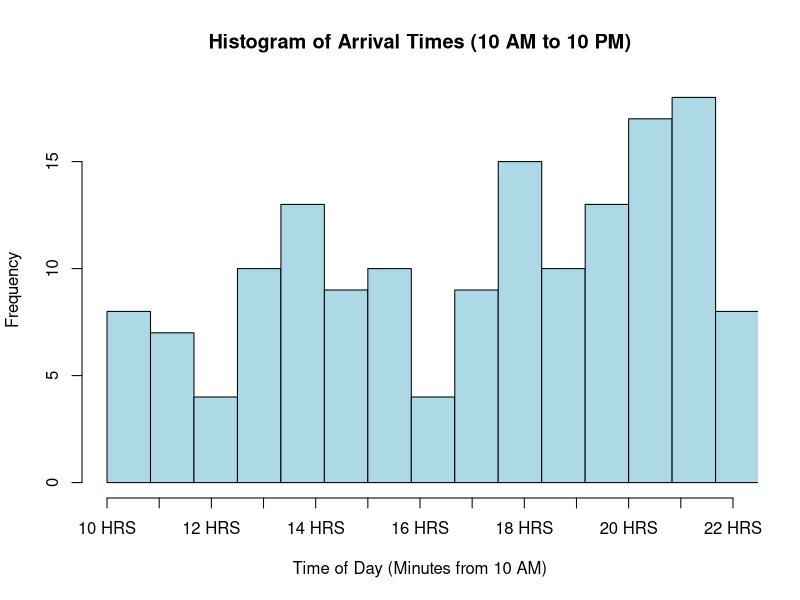
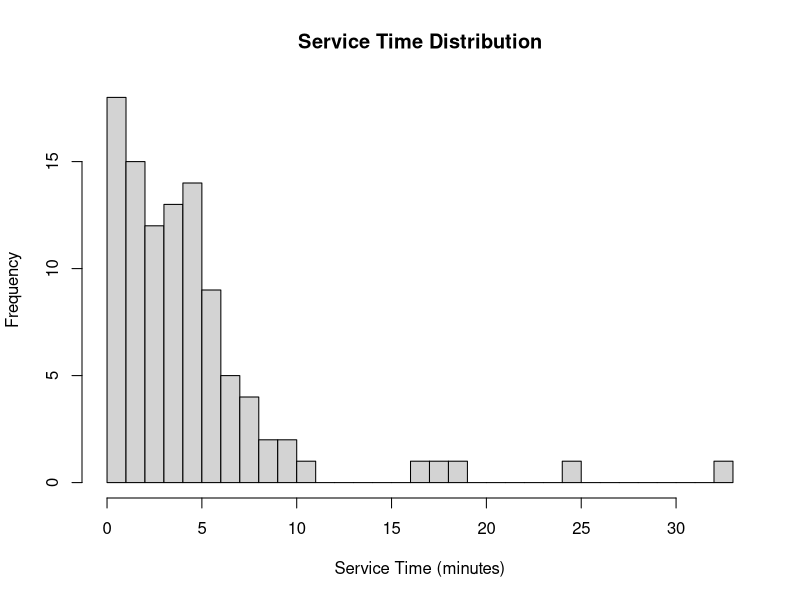
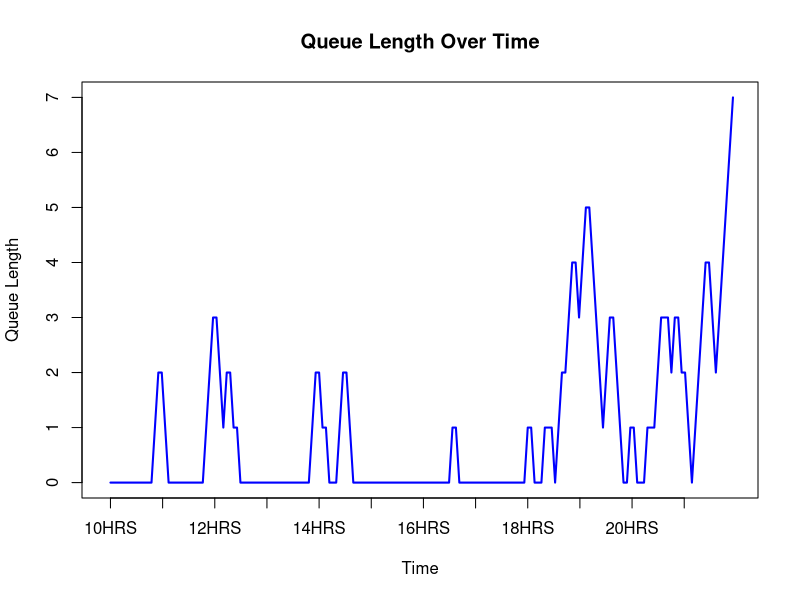

The R script that drew these images, in order:
## ---- chunk 1

set.seed(111)

time_intervals <- c(0, 120, 300, 420, 720)
arrival_rates <- c(8, 13, 8, 17)
service_rates <- c(4, 4, 4, 4, 4, 4, 4, 6, 6, 6, 6, 6)
n_tables <- 5

#exponential rv
#inverse_cdf_exp <- function(lambda) {
 # -log(1 - runif(1)) / lambda
#}

simulate_poisson_arrivals <- function(lambda, start_time, end_time) {
  n_arrivals <- rpois(1, (lambda / 60) * (end_time - start_time))
  sort(runif(n_arrivals, start_time, end_time))
}

arrival_times <- c()
for (i in 1:4) {
  arrivals <- simulate_poisson_arrivals(arrival_rates[i], time_intervals[i], time_intervals[i + 1])
  arrival_times <- c(arrival_times, arrivals)
}

arrival_times_in_day <- arrival_times + 600

hist(arrival_times_in_day, 
     main = "Histogram of Arrival Times (10 AM to 10 PM)", 
     xlab = "Time of Day (Minutes from 10 AM)", 
     ylab = "Frequency", 
     col = "lightblue", 
     border = "black", 
     breaks = 20, 
     xlim = c(600, 1320),
     xaxt = "n")

axis(1, at = seq(600, 1320, by = 60), labels = paste(seq(10, 22), "HRS", sep = " "))

service_times <- sapply(arrival_times, function(t) {
  hour <- ceiling(t / 60) 
  rexp(1, rate = service_rates[hour]/60)
})

sample_service_times <- rexp(100, rate = 0.2) 

hist(sample_service_times, main = "Service Time Distribution", xlab = "Service Time (minutes)", breaks = 30)

current_time <- 0
downtime <- 0
queue <- c()
queue_lengths <- c()
busy_tables <- rep(0, n_tables)
waiting_times <- c()

for (i in seq_along(arrival_times)) {
  next_arrival <- arrival_times[i]
  if (all(busy_tables == 0) && current_time < next_arrival) {
    downtime <- downtime + (next_arrival - current_time)
    print(paste("Downtime:", downtime))
  }
  current_time <- next_arrival
  busy_tables[busy_tables <= current_time] <- 0
  if (any(busy_tables == 0)) {
    next_table <- which(busy_tables == 0)[1]
    service_time <- service_times[i]
    busy_tables[next_table] <- current_time + service_time
    print(paste("Seating customer at table", next_table, "at time:", current_time, "for service time:", service_time))
    waiting_times <- c(waiting_times, 0)
  } else {
    queue <- c(queue, current_time)
  }
  queue_lengths <- c(queue_lengths, length(queue))
  while (length(queue) > 0 && any(busy_tables == 0)) {
    next_table <- which(busy_tables == 0)[1]
    wait_time <- current_time - queue[1]
    waiting_times <- c(waiting_times, wait_time)
    service_time <- service_times[i]
    busy_tables[next_table] <- current_time + service_time
    queue <- queue[-1] 
    queue_lengths <- c(queue_lengths, length(queue))
  }
}

plot(queue_lengths, type = "l", xlab = "Time", ylab = "Queue Length", 
     main = "Queue Length Over Time", col = "blue", lwd = 2, 
     xaxt = "n", xlim = c(0, length(queue_lengths)))

axis(1, at = seq(1, length(queue_lengths), by = length(queue_lengths) / 12), 
     labels = paste(10 + (seq(1, length(queue_lengths), by = length(queue_lengths) / 12) - 1) / (length(queue_lengths) / 12), "HRS", sep=""))

avg_wait_time <- if (length(waiting_times) > 0) mean(waiting_times) else 0

cat("Average Waiting Time Across All Customers:", avg_wait_time, "minutes\n")
cat("Total Downtime:", downtime, "minutes\n")
